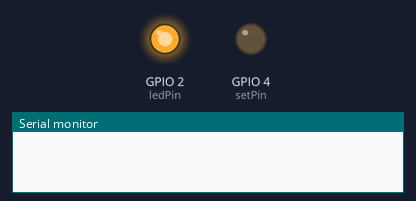
Bench run of a sketch on a simulated ESP8266 (NodeMCU). On the bench: output pins drawn as LEDs (lit = HIGH), the last lines printed to the serial monitor. WiFi joins after 1.5 s; servers stay silent unless stated; no MQTT or app messages arrive unless stated.

Above: at 0.1 s.
At 1.1 s:
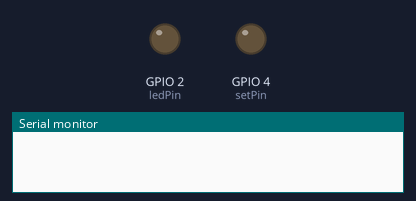
At 2.1 s:
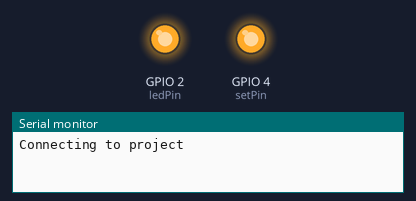
Timing chart, 0 to 3.6 s (numbered marks = the images above):
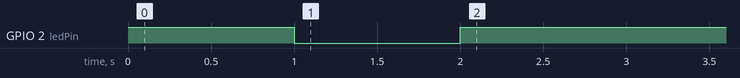

The sketch:

nodemcu_rec.ino
```cpp
#include <ESP8266WiFi.h> // Enables the ESP8266 to connect to the local network (via WiFi)
#include <PubSubClient.h> // Allows us to connect to, and publish to the MQTT broker

const int ledPin = 2; // This code uses the built-in led for visual feedback that the button has been pressed
//const int buttonPin = 13; // Connect your button to pin #13

// WiFi
// Make sure to update this for your own WiFi network!
const char* ssid = "project";
const char* wifi_password = "project@123";

// MQTT
// Make sure to update this for your own MQTT Broker!
const char* mqtt_server = "broker.hivemq.com";

const char* mqtt_topic1 = "tinyml_616";
// The client id identifies the ESP8266 device. Think of it a bit like a hostname (Or just a name, like Greg).
const char* clientID = "tinyml";

// Initialise the Pushbutton Bouncer object
//Bounce bouncer = Bounce();

String no_of_sensor, data, sensor, sensor1, sensor2, sensor3, sensor4, sensor5, sensor6;

int data_received = 0;
char char_data[50];

// Initialise the WiFi and MQTT Client objects
WiFiClient wifiClient;
PubSubClient client(mqtt_server, 1883, wifiClient); // 1883 is the listener port for the Broker

#define setPin 4

void setup() {
  pinMode(ledPin, OUTPUT);
  //  pinMode(buttonPin, INPUT);
  // Switch the on-board LED off to start with
  digitalWrite(ledPin, HIGH);
  delay(1000);
  digitalWrite(ledPin, LOW);
  delay(1000);
  digitalWrite(ledPin, HIGH);

    pinMode(setPin, OUTPUT);
  digitalWrite(setPin, HIGH);           // HC-12 normal, transparent mode
  // Setup pushbutton Bouncer object
  //  bouncer.attach(buttonPin);
  //  bouncer.interval(5);

  // Begin Serial on 115200
  // Remember to choose the correct Baudrate on the Serial monitor!
  // This is just for debugging purposes
  Serial.begin(9600);
  Serial.print("Connecting to ");
  Serial.println(ssid);
  // Connect to the WiFi
  WiFi.begin(ssid, wifi_password);
  // Wait until the connection has been confirmed before continuing
  while (WiFi.status() != WL_CONNECTED) {
    delay(500);
    Serial.print(".");
  }
  // Debugging - Output the IP Address of the ESP8266
  Serial.println("WiFi connected");
  Serial.print("IP address: ");
  Serial.println(WiFi.localIP());
  // Connect to MQTT Broker
  if (client.connect(clientID)) {
    Serial.println("Connected to MQTT Broker!");
  }
  else {
    Serial.println("Connection to MQTT Broker failed...");
  }
}

String getValue(String data, char separator, int index)
{
  int found = 0;
  int strIndex[] = {0, -1};
  int maxIndex = data.length() - 1;

  for (int i = 0; i <= maxIndex && found <= index; i++) {
    if (data.charAt(i) == separator || i == maxIndex) {
      found++;
      strIndex[0] = strIndex[1] + 1;
      strIndex[1] = (i == maxIndex) ? i + 1 : i;
    }
  }

  return found > index ? data.substring(strIndex[0], strIndex[1]) : "";
}

void loop()
{
  client.loop();

    if (Serial.available() > 0)
    {
      no_of_sensor = Serial.readStringUntil('\n');
          Serial.print(no_of_sensor);
      sensor = getValue(no_of_sensor, ',', 0);
//          Serial.println(sensor);
      if ( sensor.equals("2"))
      {
        data = getValue(no_of_sensor, ',', 1);
//                  int lastIndex = data.length() - 1;
//                  data.remove(lastIndex);
//                  Serial.println(data);

        data_received = 1;

      }
  }

  if (data_received == 1)
  {
//    Serial.print("1");
    data_received = 0;
    data.toCharArray(char_data, 50);
    //    Serial.println(char_data);
    client.connect(clientID);
    delay(100); // This delay ensures that client.publish doesn't clash with the client.connect call
    client.publish(mqtt_topic1, char_data);
    //    Serial.println("published data");
  }
  delay(1000);
}
```
